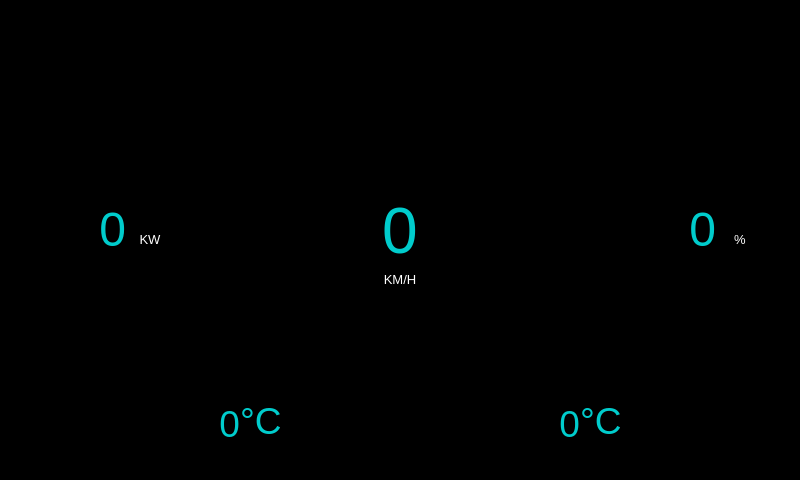
<?xml version="1.0" encoding="UTF-8"?>
<ui version="4.0">
 <class>NormalMode</class>
 <widget class="QMainWindow" name="NormalMode">
  <property name="geometry">
   <rect>
    <x>0</x>
    <y>0</y>
    <width>800</width>
    <height>480</height>
   </rect>
  </property>
  <property name="windowTitle">
   <string>NormalMode</string>
  </property>
  <property name="styleSheet">
   <string notr="true">background-color: rgb(0, 0, 0);
</string>
  </property>
  <widget class="QWidget" name="centralwidget">
   <widget class="SpeedProgressBarNormal" name="speedProgressBar" native="true">
    <property name="geometry">
     <rect>
      <x>230</x>
      <y>60</y>
      <width>340</width>
      <height>340</height>
     </rect>
    </property>
    <property name="styleSheet">
     <string notr="true">background-color: rgb(0, 0, 0);</string>
    </property>
    <widget class="QLabel" name="speedIndicator">
     <property name="geometry">
      <rect>
       <x>115</x>
       <y>135</y>
       <width>110</width>
       <height>70</height>
      </rect>
     </property>
     <property name="font">
      <font>
       <pointsize>48</pointsize>
      </font>
     </property>
     <property name="styleSheet">
      <string notr="true">background-color: rgb(0, 0, 0);
color: rgb(0, 204, 204);</string>
     </property>
     <property name="text">
      <string>&lt;html&gt;&lt;head/&gt;&lt;body&gt;&lt;p align=&quot;center&quot;&gt;&lt;span style=&quot; font-size:48pt; color:#00cccc;&quot;&gt;0&lt;/span&gt;&lt;/p&gt;&lt;/body&gt;&lt;/html&gt;</string>
     </property>
     <property name="alignment">
      <set>Qt::AlignCenter</set>
     </property>
    </widget>
    <widget class="QLabel" name="KMH">
     <property name="geometry">
      <rect>
       <x>150</x>
       <y>210</y>
       <width>40</width>
       <height>20</height>
      </rect>
     </property>
     <property name="styleSheet">
      <string notr="true">background-color: rgb(0, 0, 0);</string>
     </property>
     <property name="text">
      <string>&lt;html&gt;&lt;head/&gt;&lt;body&gt;&lt;p align=&quot;center&quot;&gt;&lt;span style=&quot; font-size:10pt; color:#ffffff;&quot;&gt;KM/H&lt;/span&gt;&lt;/p&gt;&lt;/body&gt;&lt;/html&gt;</string>
     </property>
    </widget>
   </widget>
   <widget class="BatteryProgressBarNormal" name="batteryProgressBar" native="true">
    <property name="geometry">
     <rect>
      <x>570</x>
      <y>60</y>
      <width>230</width>
      <height>340</height>
     </rect>
    </property>
    <property name="styleSheet">
     <string notr="true">background-color: rgb(0, 0, 0);</string>
    </property>
    <widget class="QLabel" name="batteryIndicator">
     <property name="geometry">
      <rect>
       <x>65</x>
       <y>140</y>
       <width>81</width>
       <height>60</height>
      </rect>
     </property>
     <property name="font">
      <font>
       <pointsize>36</pointsize>
      </font>
     </property>
     <property name="layoutDirection">
      <enum>Qt::RightToLeft</enum>
     </property>
     <property name="styleSheet">
      <string notr="true">background-color: rgb(0, 0, 0);
color: rgb(0, 204, 204);</string>
     </property>
     <property name="text">
      <string>&lt;html&gt;&lt;head/&gt;&lt;body&gt;&lt;p align=&quot;right&quot;&gt;&lt;span style=&quot; font-size:36pt; color:#00cccc;&quot;&gt;0&lt;/span&gt;&lt;/p&gt;&lt;/body&gt;&lt;/html&gt;</string>
     </property>
     <property name="alignment">
      <set>Qt::AlignRight|Qt::AlignTrailing|Qt::AlignVCenter</set>
     </property>
    </widget>
    <widget class="QLabel" name="batteryUnit">
     <property name="geometry">
      <rect>
       <x>150</x>
       <y>170</y>
       <width>40</width>
       <height>20</height>
      </rect>
     </property>
     <property name="styleSheet">
      <string notr="true">background-color: rgb(0, 0, 0);</string>
     </property>
     <property name="text">
      <string>&lt;html&gt;&lt;head/&gt;&lt;body&gt;&lt;p align=&quot;center&quot;&gt;&lt;span style=&quot; font-size:10pt; color:#ffffff;&quot;&gt;%&lt;/span&gt;&lt;/p&gt;&lt;/body&gt;&lt;/html&gt;</string>
     </property>
    </widget>
   </widget>
   <widget class="PowerProgressBarNormal" name="powerProgressBar" native="true">
    <property name="geometry">
     <rect>
      <x>0</x>
      <y>60</y>
      <width>230</width>
      <height>340</height>
     </rect>
    </property>
    <property name="styleSheet">
     <string notr="true">background-color: rgb(0, 0, 0);</string>
    </property>
    <widget class="QLabel" name="powerIndicator">
     <property name="geometry">
      <rect>
       <x>45</x>
       <y>140</y>
       <width>81</width>
       <height>60</height>
      </rect>
     </property>
     <property name="font">
      <font>
       <pointsize>36</pointsize>
      </font>
     </property>
     <property name="layoutDirection">
      <enum>Qt::RightToLeft</enum>
     </property>
     <property name="styleSheet">
      <string notr="true">background-color: rgb(0, 0, 0);
color: rgb(0, 204, 204);</string>
     </property>
     <property name="text">
      <string>&lt;html&gt;&lt;head/&gt;&lt;body&gt;&lt;p align=&quot;right&quot;&gt;&lt;span style=&quot; font-size:36pt; color:#00cccc;&quot;&gt;0&lt;/span&gt;&lt;/p&gt;&lt;/body&gt;&lt;/html&gt;</string>
     </property>
     <property name="alignment">
      <set>Qt::AlignRight|Qt::AlignTrailing|Qt::AlignVCenter</set>
     </property>
    </widget>
    <widget class="QLabel" name="powerUnit">
     <property name="geometry">
      <rect>
       <x>130</x>
       <y>170</y>
       <width>40</width>
       <height>20</height>
      </rect>
     </property>
     <property name="styleSheet">
      <string notr="true">background-color: rgb(0, 0, 0);</string>
     </property>
     <property name="text">
      <string>&lt;html&gt;&lt;head/&gt;&lt;body&gt;&lt;p align=&quot;center&quot;&gt;&lt;span style=&quot; font-size:10pt; color:#ffffff;&quot;&gt;KW&lt;/span&gt;&lt;/p&gt;&lt;/body&gt;&lt;/html&gt;</string>
     </property>
    </widget>
   </widget>
   <widget class="QLabel" name="cautionIndicator">
    <property name="geometry">
     <rect>
      <x>370</x>
      <y>0</y>
      <width>60</width>
      <height>60</height>
     </rect>
    </property>
    <property name="styleSheet">
     <string notr="true">background-color: rgb(0, 0, 0);</string>
    </property>
    <property name="text">
     <string/>
    </property>
   </widget>
   <widget class="QLabel" name="rightDirection">
    <property name="geometry">
     <rect>
      <x>470</x>
      <y>5</y>
      <width>60</width>
      <height>60</height>
     </rect>
    </property>
    <property name="styleSheet">
     <string notr="true">background-color: rgb(0, 0, 0);</string>
    </property>
    <property name="text">
     <string/>
    </property>
   </widget>
   <widget class="QLabel" name="leftDirection">
    <property name="geometry">
     <rect>
      <x>270</x>
      <y>5</y>
      <width>60</width>
      <height>60</height>
     </rect>
    </property>
    <property name="styleSheet">
     <string notr="true">background-color: rgb(0, 0, 0);</string>
    </property>
    <property name="text">
     <string/>
    </property>
   </widget>
   <widget class="QLabel" name="positionLightsIndicator">
    <property name="geometry">
     <rect>
      <x>590</x>
      <y>5</y>
      <width>60</width>
      <height>60</height>
     </rect>
    </property>
    <property name="styleSheet">
     <string notr="true">background-color: rgb(0, 0, 0);</string>
    </property>
    <property name="text">
     <string/>
    </property>
   </widget>
   <widget class="QLabel" name="lowbeamLightsIndicator">
    <property name="geometry">
     <rect>
      <x>680</x>
      <y>5</y>
      <width>60</width>
      <height>60</height>
     </rect>
    </property>
    <property name="styleSheet">
     <string notr="true">background-color: rgb(0, 0, 0);</string>
    </property>
    <property name="text">
     <string/>
    </property>
   </widget>
   <widget class="QLabel" name="highbeamLightsIndicator">
    <property name="geometry">
     <rect>
      <x>140</x>
      <y>5</y>
      <width>60</width>
      <height>60</height>
     </rect>
    </property>
    <property name="styleSheet">
     <string notr="true">background-color: rgb(0, 0, 0);</string>
    </property>
    <property name="text">
     <string/>
    </property>
   </widget>
   <widget class="QLabel" name="batteryTemperatureIcon">
    <property name="geometry">
     <rect>
      <x>640</x>
      <y>380</y>
      <width>80</width>
      <height>80</height>
     </rect>
    </property>
    <property name="styleSheet">
     <string notr="true">background-color: rgb(0, 0, 0);</string>
    </property>
    <property name="text">
     <string/>
    </property>
   </widget>
   <widget class="QLabel" name="engineTemperatureIcon">
    <property name="geometry">
     <rect>
      <x>80</x>
      <y>380</y>
      <width>80</width>
      <height>80</height>
     </rect>
    </property>
    <property name="styleSheet">
     <string notr="true">background-color: rgb(0, 0, 0);</string>
    </property>
    <property name="text">
     <string/>
    </property>
   </widget>
   <widget class="QLabel" name="engineTemperatureIndicator">
    <property name="geometry">
     <rect>
      <x>170</x>
      <y>400</y>
      <width>70</width>
      <height>50</height>
     </rect>
    </property>
    <property name="font">
     <font>
      <pointsize>28</pointsize>
     </font>
    </property>
    <property name="styleSheet">
     <string notr="true">background-color: rgb(0, 0, 0);
color: rgb(0, 204, 204);</string>
    </property>
    <property name="text">
     <string>&lt;html&gt;&lt;head/&gt;&lt;body&gt;&lt;p align=&quot;right&quot;&gt;&lt;span style=&quot; font-size:28pt; color:#00cccc;&quot;&gt;0&lt;/span&gt;&lt;/p&gt;&lt;/body&gt;&lt;/html&gt;</string>
    </property>
    <property name="alignment">
     <set>Qt::AlignRight|Qt::AlignTrailing|Qt::AlignVCenter</set>
    </property>
   </widget>
   <widget class="QLabel" name="engineTemperatureUnit">
    <property name="geometry">
     <rect>
      <x>240</x>
      <y>400</y>
      <width>50</width>
      <height>50</height>
     </rect>
    </property>
    <property name="styleSheet">
     <string notr="true">
background-color: rgb(0, 0, 0);</string>
    </property>
    <property name="text">
     <string>&lt;html&gt;&lt;head/&gt;&lt;body&gt;&lt;p&gt;&lt;span style=&quot; font-size:28pt; color:#00cccc;&quot;&gt;°C&lt;/span&gt;&lt;br/&gt;&lt;/p&gt;&lt;/body&gt;&lt;/html&gt;</string>
    </property>
   </widget>
   <widget class="QLabel" name="batteryTemperatureIndicator">
    <property name="geometry">
     <rect>
      <x>510</x>
      <y>400</y>
      <width>70</width>
      <height>50</height>
     </rect>
    </property>
    <property name="font">
     <font>
      <pointsize>28</pointsize>
     </font>
    </property>
    <property name="styleSheet">
     <string notr="true">color: rgb(0, 204, 204);
background-color: rgb(0, 0, 0);</string>
    </property>
    <property name="text">
     <string>&lt;html&gt;&lt;head/&gt;&lt;body&gt;&lt;p align=&quot;right&quot;&gt;&lt;span style=&quot; color:#00cccc;&quot;&gt;0&lt;/span&gt;&lt;/p&gt;&lt;/body&gt;&lt;/html&gt;</string>
    </property>
    <property name="textFormat">
     <enum>Qt::RichText</enum>
    </property>
    <property name="alignment">
     <set>Qt::AlignRight|Qt::AlignTrailing|Qt::AlignVCenter</set>
    </property>
   </widget>
   <widget class="QLabel" name="batteryTemperatureUnit">
    <property name="geometry">
     <rect>
      <x>580</x>
      <y>400</y>
      <width>50</width>
      <height>50</height>
     </rect>
    </property>
    <property name="styleSheet">
     <string notr="true">
background-color: rgb(0, 0, 0);</string>
    </property>
    <property name="text">
     <string>&lt;html&gt;&lt;head/&gt;&lt;body&gt;&lt;p&gt;&lt;span style=&quot; font-size:28pt; color:#00cccc;&quot;&gt;°C&lt;/span&gt;&lt;br/&gt;&lt;/p&gt;&lt;/body&gt;&lt;/html&gt;</string>
    </property>
   </widget>
   <widget class="QLabel" name="batteryIcon">
    <property name="geometry">
     <rect>
      <x>545</x>
      <y>65</y>
      <width>50</width>
      <height>50</height>
     </rect>
    </property>
    <property name="text">
     <string/>
    </property>
   </widget>
   <widget class="QLabel" name="powerIcon">
    <property name="geometry">
     <rect>
      <x>205</x>
      <y>65</y>
      <width>50</width>
      <height>50</height>
     </rect>
    </property>
    <property name="text">
     <string/>
    </property>
   </widget>
   <zorder>powerProgressBar</zorder>
   <zorder>speedProgressBar</zorder>
   <zorder>batteryProgressBar</zorder>
   <zorder>cautionIndicator</zorder>
   <zorder>rightDirection</zorder>
   <zorder>leftDirection</zorder>
   <zorder>positionLightsIndicator</zorder>
   <zorder>lowbeamLightsIndicator</zorder>
   <zorder>highbeamLightsIndicator</zorder>
   <zorder>batteryTemperatureIcon</zorder>
   <zorder>engineTemperatureIcon</zorder>
   <zorder>engineTemperatureIndicator</zorder>
   <zorder>engineTemperatureUnit</zorder>
   <zorder>batteryTemperatureIndicator</zorder>
   <zorder>batteryTemperatureUnit</zorder>
   <zorder>batteryIcon</zorder>
   <zorder>powerIcon</zorder>
  </widget>
 </widget>
 <customwidgets>
  <customwidget>
   <class>SpeedProgressBarNormal</class>
   <extends>QWidget</extends>
   <header location="global">speedprogressbarnormal.h</header>
   <container>1</container>
  </customwidget>
  <customwidget>
   <class>BatteryProgressBarNormal</class>
   <extends>QWidget</extends>
   <header location="global">batteryprogressbarnormal.h</header>
   <container>1</container>
  </customwidget>
  <customwidget>
   <class>PowerProgressBarNormal</class>
   <extends>QWidget</extends>
   <header location="global">powerprogressbarnormal.h</header>
   <container>1</container>
  </customwidget>
 </customwidgets>
 <resources/>
 <connections/>
</ui>
